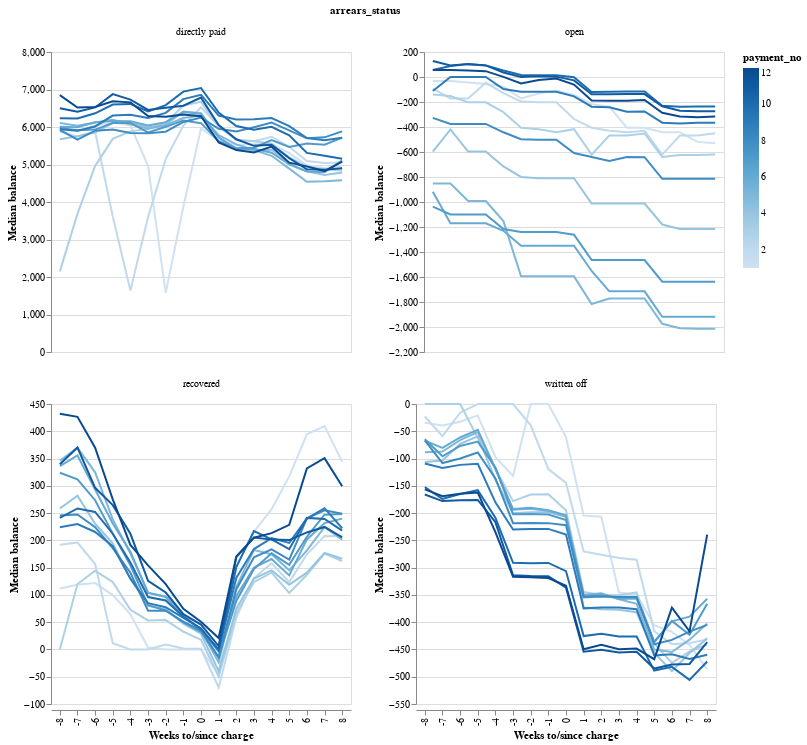

Notebook source saved alongside this figure:
### Markdown cell above
##  Event study 

Pre and post recovery activity.

### Code cell
df = pd.read_csv("sample.csv")

# data set is on user-payment level.
df = df.loc[df["arrears_status"] != "discount", :]
df = df.loc[df["market"] != "GBR", :]

# load mmb
mmb = pd.read_csv("mmb.csv")


mmb = mmb.merge(df, left_on=["user_id"], right_on=["user_id"], how="left")

# compute time diff col
mmb["diff"] = round(
    ((pd.to_datetime(mmb["week"]) - pd.to_datetime(mmb["tx_week"])).dt.days) / 7
)
mmb = mmb.loc[abs(mmb["diff"]) <= 8, :]

# aggregate
mmb = (
    mmb.groupby(["payment_no", "diff", "arrears_status"])["max_bal"]
    .agg("median")
    .reset_index()
)

alt.Chart(mmb.loc[mmb["payment_no"] <= 12, :]).mark_line().encode(
    x=alt.X("diff:N", axis=alt.Axis(title="Weeks to/since charge")),
    y=alt.Y("max_bal:Q", axis=alt.Axis(title="Median balance")),
    color="payment_no",
).properties(width=300, height=300, title="Event study").facet(
    columns=2, facet="arrears_status"
).resolve_scale(
    y="independent"
)

### Figure 1 — Vega-Lite specification as saved in the notebook (floating-point values rounded to 4 significant figures; data arrays with more than 128 entries replaced by an {"elided": "..."} marker saying what was removed)
{"config": {"view": {"continuousWidth": 400, "continuousHeight": 300}}, "data": {"name": "data-d6dc8e412ece9ca0faac7466f6cd3620"}, "facet": {"type": "nominal", "field": "arrears_status"}, "spec": {"mark": "line", "encoding": {"color": {"type": "quantitative", "field": "payment_no"}, "x": {"type": "nominal", "axis": {"title": "Weeks to/since charge"}, "field": "diff"}, "y": {"type": "quantitative", "axis": {"title": "Median balance"}, "field": "max_bal"}}, "height": 300, "title": "Event study", "width": 300}, "columns": 2, "resolve": {"scale": {"y": "independent"}}, "$schema": "https://vega.github.io/schema/vega-lite/v4.8.1.json", "datasets": {"data-d6dc8e412ece9ca0faac7466f6cd3620": {"elided": "816 records"}}}
